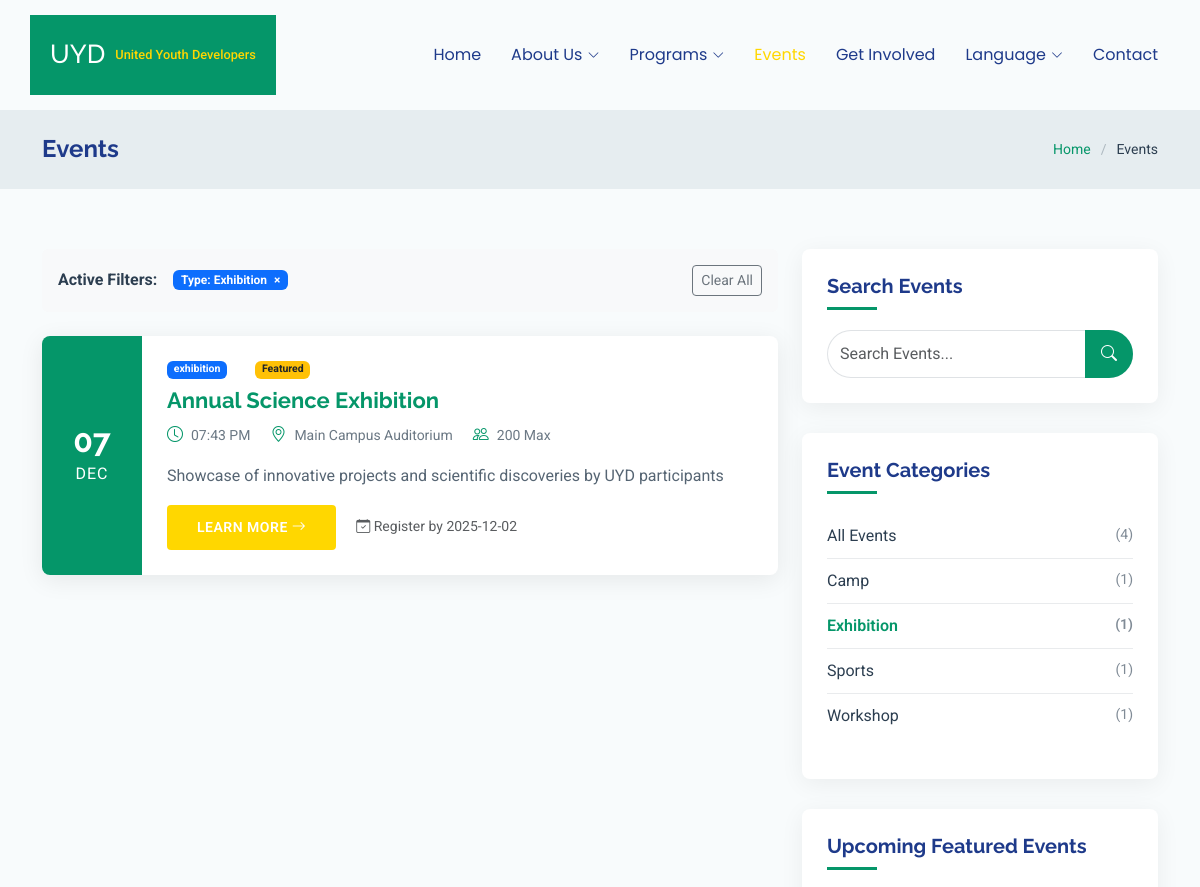
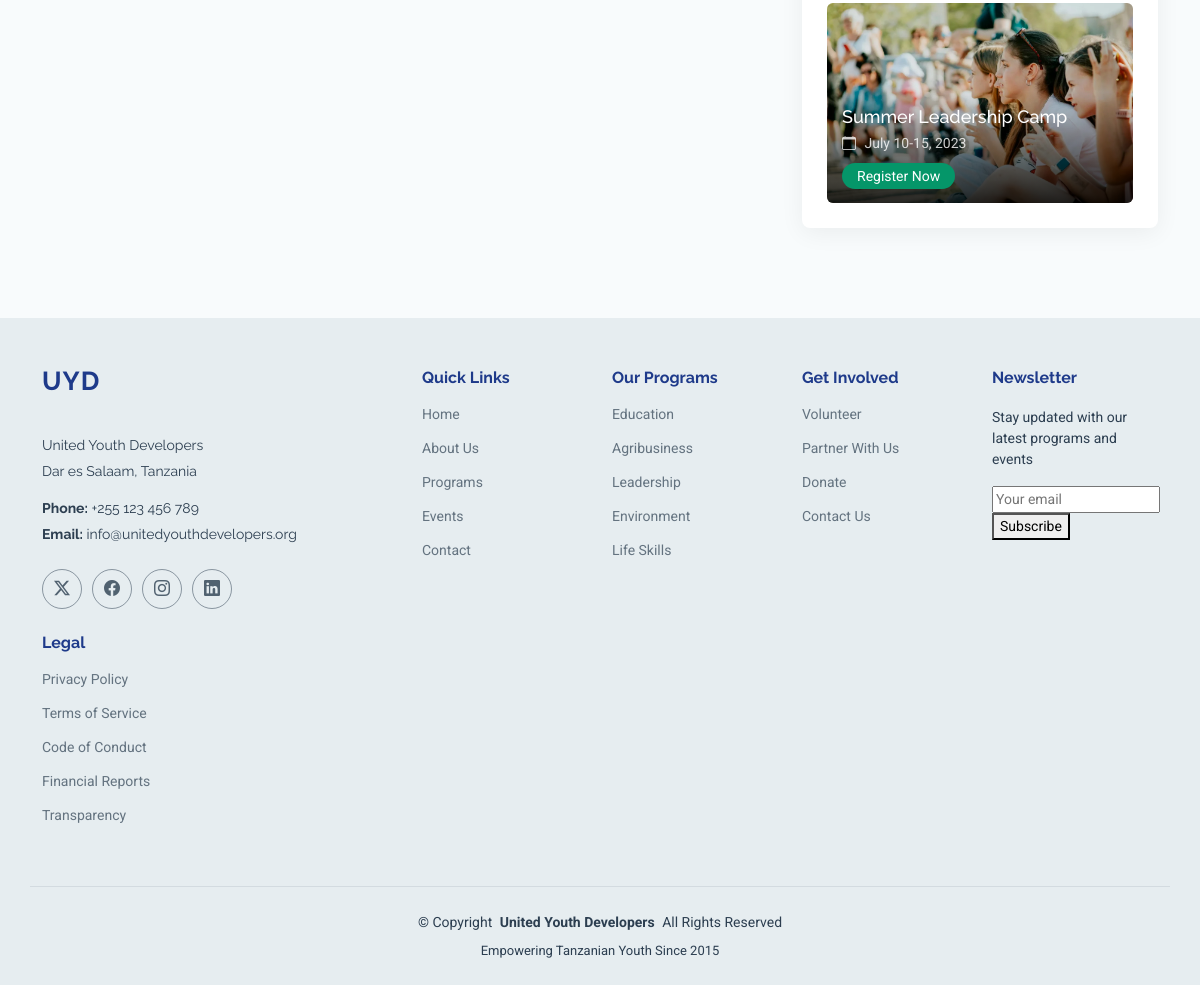
Screenshot of /events?event_type=exhibition with the database file from the repository (2 pictures, top to bottom).
### src/app/database/tables.py (models this page shows)
class Event(Base):
    __tablename__ = "events"
    id = Column(Integer, primary_key=True, index=True)
    title = Column(String, index=True)
    description = Column(Text)
    event_type = Column(
        String,
        index=True,
    )  # workshop, seminar, competition, conference, etc.
    start_date = Column(DateTime)
    end_date = Column(DateTime, nullable=True)
    location = Column(String)
    max_participants = Column(Integer, nullable=True)
    featured_image = Column(String, nullable=True)
    content = Column(Text, nullable=True)
    registration_deadline = Column(DateTime, nullable=True)
    created_at = Column(DateTime, default=datetime.utcnow)
    updated_at = Column(DateTime, default=datetime.utcnow, onupdate=datetime.utcnow)
    is_featured = Column(Boolean, default=False)
    is_active = Column(Boolean, default=True)

### src/app/routes/pages.py (the view)
@router.get("/events")
@router.get("/events.html")
async def events(
    request: Request,
    db_session: Session = Depends(get_db),
    search: str | None = None,
    event_type: str | None = None,
):
    query = (
        db_session.query(Event)
        .filter(Event.is_active)
        .filter(Event.end_date >= datetime.now())
    )
    if search:
        search_term = f"%{search}%"
        query = query.filter(
            (Event.title.ilike(search_term)) | (Event.description.ilike(search_term)),
        )
    if event_type:
        query = query.filter(Event.event_type == event_type)
    events = query.order_by(Event.start_date).offset(0).limit(17).all()
    event_type_counts = (
        db_session.query(Event.event_type, func.count(Event.id))
        .filter(Event.is_active)
        .filter(Event.end_date >= datetime.now())
        .group_by(Event.event_type)
        .all()
    )
    total_count = (
        db_session.query(func.count(Event.id))
        .filter(Event.is_active)
        .filter(Event.end_date >= datetime.now())
        .scalar()
    )
    if events:
        events = [
            {
                "id": event.id,
                "title": event.title,
                "description": event.description,
                "start_date": event.start_date.strftime("%Y-%m-%d"),
                "start_time": event.start_date.strftime("%I:%M %p"),
                "start_day": event.start_date.strftime("%d"),
                "start_month": event.start_date.strftime("%b").upper(),
                "start_year": event.start_date.strftime("%Y"),
                "end_date": event.end_date.strftime("%Y-%m-%d")
                if event.end_date
                else None,
                "location": event.location,
                "event_type": event.event_type,
                "is_featured": event.is_featured,
                "max_participants": event.max_participants,
                "featured_image": event.featured_image
                or "assets/img/education/events-3.webp",
                "registration_deadline": event.registration_deadline.strftime(
                    "%Y-%m-%d",
                )
                if event.registration_deadline
                else None,
            }
            for event in events
        ]
    return templates.TemplateResponse(
        "events.html",
        {
            "request": request,
            "events": events,
            "event_type_counts": event_type_counts,
            "total_count": total_count,
            "search": search,
            "event_type": event_type,
        },
    )

### src/templates/events.html (shortened to what this page needs)
<!DOCTYPE html>
<html lang="en">
  <head>
    <link
      href="assets/vendor/bootstrap/css/bootstrap.min.css"
      rel="stylesheet"
    />
    <link
      href="assets/vendor/bootstrap-icons/bootstrap-icons.css"
      rel="stylesheet"
    />
    <link href="assets/vendor/aos/aos.css" rel="stylesheet" />
    <link href="assets/vendor/swiper/swiper-bundle.min.css" rel="stylesheet" />
    <link
      href="assets/vendor/glightbox/css/glightbox.min.css"
      rel="stylesheet"
    />
    <link href="assets/css/main.css" rel="stylesheet" />
  </head>
  <body class="events-page">
    <header id="header" class="header d-flex align-items-center sticky-top">
      <div
        class="header-container container-fluid container-xl position-relative d-flex align-items-center justify-content-end"
      >
        <a href="index.html" class="logo d-flex align-items-center me-auto">
          <h1 class="sitename">UYD</h1>
          <span class="logo-text">United Youth Developers</span>
        </a>
        <nav id="navmenu" class="navmenu">
          <ul>
            <li><a href="/">Home</a></li>
            <li class="dropdown">
              <a href="about.html"
                ><span>About Us</span>
                <i class="bi bi-chevron-down toggle-dropdown"></i
              ></a>
            </li>
            <li class="dropdown">
              <a href="programs.html"
                ><span>Programs</span>
                <i class="bi bi-chevron-down toggle-dropdown"></i
              ></a>
            </li>
            <li><a href="events.html" class="active">Events</a></li>
            <li><a href="get-involved.html">Get Involved</a></li>
            <li class="dropdown">
              <a href="#"
                ><span>Language</span>
                <i class="bi bi-chevron-down toggle-dropdown"></i
              ></a>
            </li>
            <li><a href="contact.html">Contact</a></li>
          </ul>
        </nav>
      </div>
    </header>
    <main class="main">
      <div class="page-title light-background">
        <div
          class="container d-lg-flex justify-content-between align-items-center"
        >
          <h1 class="mb-2 mb-lg-0">Events</h1>
          <nav class="breadcrumbs">
            <ol>
              <li><a href="index.html">Home</a></li>
              <li class="current">Events</li>
            </ol>
          </nav>
        </div>
      </div>
      <section id="events-extended" class="events-extended section">
        <div class="container" data-aos="fade-up" data-aos-delay="100">
          <div class="row">
            <div class="col-lg-8">
              {% if search or event_type %}
              <div class="active-filters mb-4 p-3 bg-light rounded">
                <div class="d-flex align-items-center flex-wrap gap-2">
                  <strong class="me-2">Active Filters:</strong>
                   {% if event_type %}
                  <span class="badge bg-primary">
                    Type: {{ event_type|title }}
                    <a
                      href="/events{% if search %}?search={{ search }}{% endif %}"
                      class="text-white text-decoration-none ms-1"
                      >×</a
                    >
                  </span>
                  {% endif %}
                  <a
                    href="/events"
                    class="btn btn-sm btn-outline-secondary ms-auto"
                    >Clear All</a
                  >
                </div>
              </div>
              {% endif %}
              <div id="events-list" class="events-list">
                {% if events and events|length > 0 %} {% for event in events %}
                <div
                  class="event-item"
                  data-aos="fade-up"
                  data-aos-delay="{{ loop.index0 * 100 }}"
                >
                  <div class="event-date">
                    <span class="day">{{ event.start_day }}</span>
                    <span class="month">{{ event.start_month }}</span>
                  </div>
                  <div class="event-content">
                    <div class="event-meta mb-2">
                      {% if event.event_type %}
                      <span class="badge bg-primary me-2"
                        >{{ event.event_type }}</span
                      >
                      {% endif %} {% if event.is_featured %}
                      <span class="badge bg-warning text-dark">Featured</span>
                      {% endif %}
                    </div>
                    <h3 class="event-title">
                      <a href="event-details.html?id={{ event.id }}"
                        >{{ event.title }}</a
                      >
                    </h3>
                    <div class="event-meta mb-3">
                      <span
                        ><i class="bi bi-clock"></i> {{ event.start_time
                        }}</span
                      >
                      <span
                        ><i class="bi bi-geo-alt"></i> {{ event.location
                        }}</span
                      >
                      {% if event.max_participants %}
                      <span
                        ><i class="bi bi-people"></i> {{ event.max_participants
                        }} Max</span
                      >
                      {% endif %}
                    </div>
                    <p class="event-description">
                      {% if event.description|length > 200 %} {{
                      event.description[:200] }}... {% else %} {{
                      event.description }} {% endif %}
                    </p>
                    <div class="event-footer mt-3">
                      <a
                        href="event-details.html?id={{ event.id }}"
                        class="btn btn-primary btn-sm"
                      >
                        Learn More <i class="bi bi-arrow-right"></i>
                      </a>
                      {% if event.registration_deadline %}
                      <small class="text-muted ms-3">
                        <i class="bi bi-calendar-check"></i> Register by {{
                        event.registration_deadline }}
                      </small>
                      {% endif %}
                    </div>
                  </div>
                </div>
                {% endfor %} {% endif %}
              </div>
            </div>
            <div class="col-lg-4">
              <div class="events-sidebar">
                <div class="sidebar-item search-form" data-aos="fade-up">
                  <h4>Search Events</h4>
                  <form action="/events" method="get">
                    <div class="input-group">
                      <input
                        type="text"
                        name="search"
                        class="form-control"
                        placeholder="Search Events..."
                        value="{{ search or '' }}"
                      />
                      <button class="btn" type="submit">
                        <i class="bi bi-search"></i>
                      </button>
                    </div>
                  </form>
                </div>
                <div
                  class="sidebar-item categories"
                  data-aos="fade-up"
                  data-aos-delay="100"
                >
                  <h4>Event Categories</h4>
                  <ul class="list-unstyled">
                    <li>
                      <a
                        href="/events{% if search %}?search={{ search }}{% endif %}"
                        class="{% if not event_type %}active{% endif %}"
                      >
                        All Events <span>({{ total_count or 0 }})</span>
                      </a>
                    </li>
                    {% for type, count in event_type_counts %}
                    <li>
                      <a
                        href="/events?event_type={{ type }}{% if search %}&search={{ search }}{% endif %}"
                        class="{% if event_type == type %}active{% endif %}"
                      >
                        {{ type|title }} <span>({{ count }})</span>
                      </a>
                    </li>
                    {% endfor %}
                  </ul>
                </div>
                <div
                  class="sidebar-item upcoming-events"
                  data-aos="fade-up"
                  data-aos-delay="200"
                >
                  <h4>Upcoming Featured Events</h4>
                  <div class="featured-event">
                    <img
                      src="assets/img/education/events-5.webp"
                      alt="Event"
                      class="img-fluid"
                    />
                    <div class="featured-event-details">
                      <h5>Summer Leadership Camp</h5>
                      <span class="event-date"
                        ><i class="bi bi-calendar"></i> July 10-15, 2023</span
                      >
                      <a href="#" class="btn-sm btn-register">Register Now</a>
                    </div>
                  </div>
                </div>
              </div>
            </div>
          </div>
        </div>
      </section>
    </main>
    <footer id="footer" class="footer position-relative light-background">
      <div class="container footer-top">
        <div class="row gy-4">
          <div class="col-lg-4 col-md-6 footer-about">
            <a href="/" class="logo d-flex align-items-center">
              <span class="sitename">UYD</span>
            </a>
            <div class="footer-contact pt-3">
              <p>United Youth Developers</p>
              <p>Dar es Salaam, Tanzania</p>
              <p class="mt-3">
                <strong>Phone:</strong> <span>+255 123 456 789</span>
              </p>
              <p>
                <strong>Email:</strong>
                <span>info@unitedyouthdevelopers.org</span>
              </p>
            </div>
            <div class="social-links d-flex mt-4">
              <a href=""><i class="bi bi-twitter-x"></i></a>
              <a href=""><i class="bi bi-facebook"></i></a>
              <a href=""><i class="bi bi-instagram"></i></a>
              <a href=""><i class="bi bi-linkedin"></i></a>
            </div>
          </div>
          <div class="col-lg-2 col-md-3 footer-links">
            <h4>Quick Links</h4>
            <ul>
              <li><a href="/">Home</a></li>
              <li><a href="about.html">About Us</a></li>
              <li><a href="programs.html">Programs</a></li>
              <li><a href="events.html">Events</a></li>
              <li><a href="contact.html">Contact</a></li>
            </ul>
          </div>
          <div class="col-lg-2 col-md-3 footer-links">
            <h4>Our Programs</h4>
            <ul>
              <li><a href="programs.html#education">Education</a></li>
              <li><a href="programs.html#agribusiness">Agribusiness</a></li>
              <li><a href="programs.html#leadership">Leadership</a></li>
              <li><a href="programs.html#environment">Environment</a></li>
              <li><a href="programs.html#lifeskills">Life Skills</a></li>
            </ul>
          </div>
          <div class="col-lg-2 col-md-3 footer-links">
            <h4>Get Involved</h4>
            <ul>
              <li><a href="get-involved.html">Volunteer</a></li>
              <li><a href="get-involved.html">Partner With Us</a></li>
              <li><a href="get-involved.html">Donate</a></li>
              <li><a href="contact.html">Contact Us</a></li>
            </ul>
          </div>
          <div class="col-lg-2 col-md-3 footer-links">
            <h4>Newsletter</h4>
            <p>Stay updated with our latest programs and events</p>
            <form id="newsletterForm" class="newsletter-form">
              <div class="newsletter-input">
                <input
                  type="email"
                  id="newsletterEmail"
                  placeholder="Your email"
                  required
                />
                <button type="submit">Subscribe</button>
              </div>
            </form>
          </div>
          <div class="col-lg-2 col-md-3 footer-links">
            <h4>Legal</h4>
            <ul>
              <li><a href="#">Privacy Policy</a></li>
              <li><a href="#">Terms of Service</a></li>
              <li><a href="#">Code of Conduct</a></li>
              <li><a href="#">Financial Reports</a></li>
              <li><a href="#">Transparency</a></li>
            </ul>
          </div>
        </div>
      </div>
      <div class="container copyright text-center mt-4">
        <p>
          © <span>Copyright</span>
          <strong class="px-1 sitename">United Youth Developers</strong>
          <span>All Rights Reserved</span>
        </p>
        <div class="credits">Empowering Tanzanian Youth Since 2015</div>
      </div>
    </footer>
  </body>
</html>

### rows the page displays
Event: event_type "Exhibition", start_day "07", start_month "DEC", event_type "exhibition", title "Annual Science Exhibition", start_time "07:43 PM", location "Main Campus Auditorium", max_participants "200", description "Showcase of innovative projects and scientific discoveries by UYD participants", registration_deadline "2025-12-02", count "1"
Event: event_type "Camp", count "1"
Event: event_type "Sports", count "1"
Event: event_type "Workshop", is_active "1"

### other values shown
{{ total_count or 0 }} "4"
